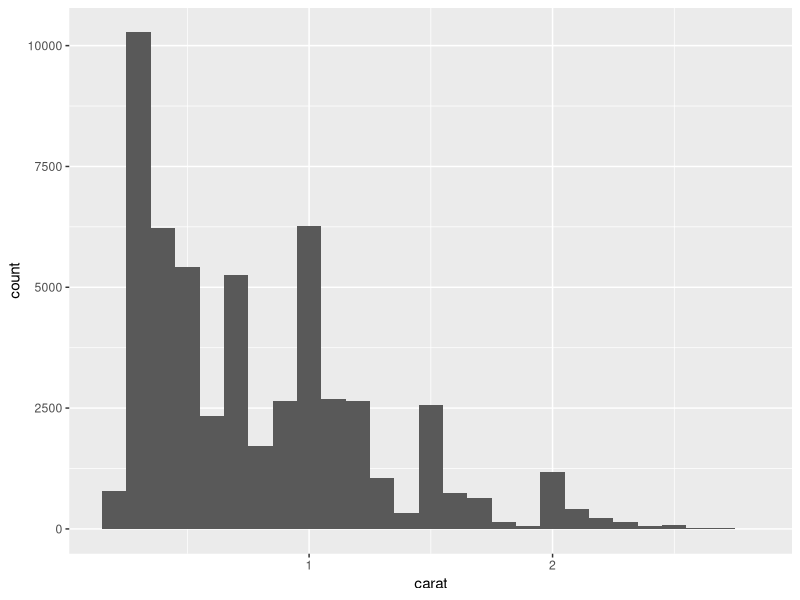

The R source for this figure:
## ---- chunk 1
knitr::opts_chunk$set(echo = TRUE)
## ---- chunk 2
library(tidyverse)
smaller <- diamonds %>%  filter(carat < 3)

ggplot(data = smaller, mapping = aes(x = carat)) +   geom_histogram(binwidth = 0.1)
